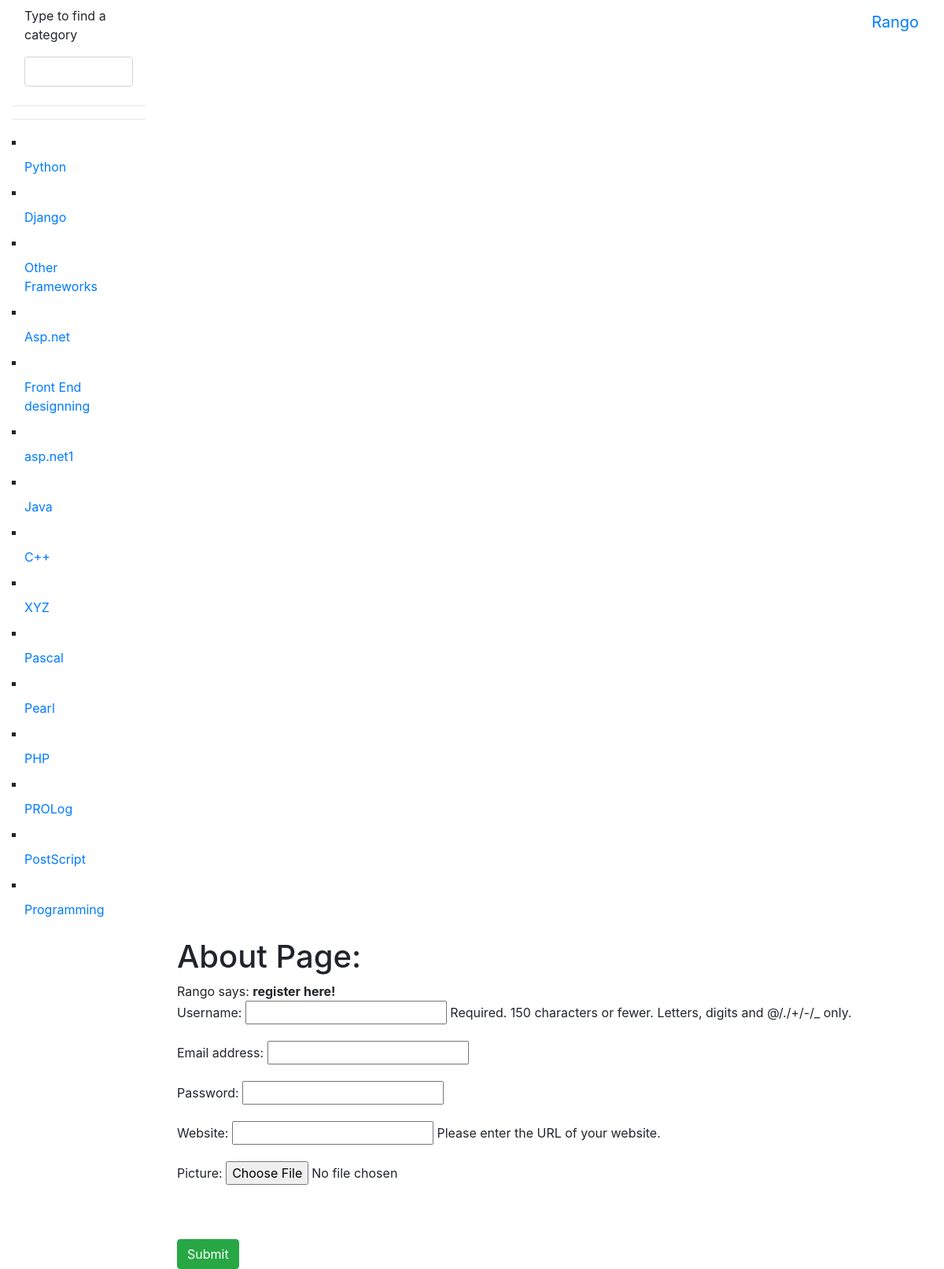
The page /rango/register/ on the database its author committed.
### rango/models.py (models this page shows, shortened)
class Category(models.Model):
    name = models.CharField(max_length=128, unique=True)
    like = models.IntegerField(default=0)
    views = models.IntegerField(default=0)
    slug = models.SlugField(unique=True)
    class Meta:
        verbose_name_plural = 'Categories'

### rango/views.py (the view)
def register(request):
    registered = False
    if request.method == 'POST':
        user_form = UserForm(data=request.POST)
        profile_form = UserProfileForm(data=request.POST)
        if user_form.is_valid() and profile_form.is_valid():
            user = user_form.save()
            user.set_password(user.password)
            user.save()
            profile = profile_form.save(commit=False)
            profile.user = user
            if 'picture' in request.FILES:
                profile.picture = request.FILES['picture']
            profile.save()
            registered = True
        else:
            print(user_form.errors, profile_form.errors)
    else:
        user_form = UserForm()
        profile_form = UserProfileForm()
    return render(request, 'rango_t/register.html', {'user_form': user_form, 'profile_form': profile_form, 'registered': registered})

### rango/forms.py
class UserForm(forms.ModelForm):
    password=forms.CharField(widget=forms.PasswordInput())
    class Meta:
        model=User
        fields=('username','email','password')

class UserProfileForm(forms.ModelForm):
    website=forms.URLField(max_length=200, help_text="Please enter the URL of your website.", required=False)
    picture=forms.ImageField(max_length=200)
    class Meta:
        model=User_Profile
        fields=('website','picture')

### rango/templatetags/rango_template_tags.py (called while the page is built)
@register.inclusion_tag('rango_t/cats.html')
def get_category_list(cat=None):
    return {'cats': Category.objects.all()}

### templates/rango_t/register.html (shortened to what this page needs)
{% extends 'rango_t/base_bootstrap.html' %}
{% load staticfiles %}
{% block body_block%}
<h1> About Page: </h1>
{% if registered %}
Rango says: <strong>thank you for registering!</strong>
<a href="/">Return to the homepage.</a><br />
{% else %}
Rango says: <strong>register here!</strong><br />
<form id="user_form" method="post" action="{% url 'register' %}" enctype="multipart/form-data">
{{ user_form.as_p }}
{{ profile_form.as_p }}<br/><br/>
<input type="submit" name="submit" class="btn btn-success value="Register me"/>
</form>
{% endif %}
{% endblock %}

### templates/rango_t/cats.html (shortened to what this page needs)
{% for c in cats %}
    {% if c == act_cat %}
    <li type="square" class="nav-item"> <strong>
<a href="{% url 'show_category' c.slug %}" class="nav-link">{{ c.name }}</a> </strong><span class="badge badge-pill badge-primary">{{page.views}}</span>
</li> {% else %}
<li type="square" class="nav-item">
<a href="{% url 'show_category' c.slug %}" class="nav-link" >{{ c.name }}</a>
</li> {% endif %}
{% endfor %}

### rows shown on the page
Category: name "Python"
Category: name "Django"
Category: name "Other Frameworks"
Category: name "Asp.net"
Category: name "Front End designning"
Category: name "asp.net1"
Category: name "Java"
Category: name "C++"
Category: name "XYZ"
Category: name "Pascal"
Category: name "Pearl"
Category: name "PHP"
Category: name "PROLog"
Category: name "PostScript"
Category: name "Programming"
